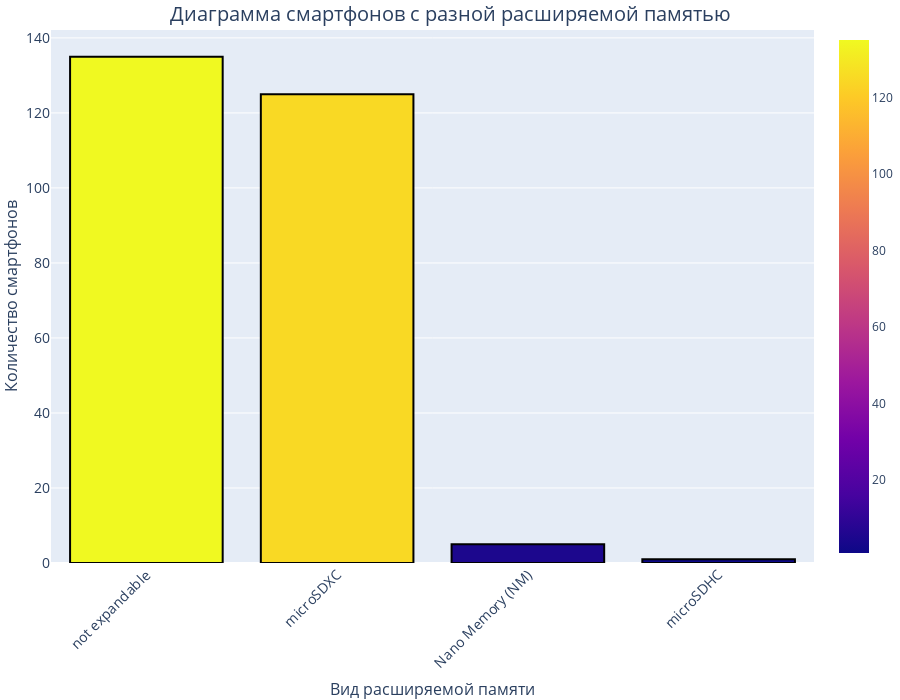

Notebook code cell kept with this figure:
### Markdown cell above
### Задание 3. Построение столбчатой диаграммы

### Code cell
import plotly.express as px
fig = px.bar(
    x=data['External_Storage'].unique(),
    y=data['External_Storage'].value_counts())
fig.update_traces(marker=dict(line=dict(color='black', width=2), color=data['External_Storage'].value_counts(), coloraxis='coloraxis'))
fig.update_layout(
    title='Диаграмма смартфонов с разной расширяемой памятью', titlefont_size=20, title_x=0.5, title_y=0.99,
    xaxis_title='Вид расширяемой памяти', xaxis_title_font_size=16, xaxis_tickfont_size=14, xaxis_tickangle=315,
    yaxis_title='Количество смартфонов', yaxis_title_font_size=16, yaxis_tickfont_size=14,
    height=700,
    margin=dict(l=0,r=0,t=30,b=0)
)
fig.show()

### Figure 1 — Plotly figure (JSON) as saved in the notebook; plotly's stock layout.template omitted (floating-point values rounded to 4 significant figures)
{"data": [{"alignmentgroup": "True", "hovertemplate": "x=%{x}<br>y=%{y}<extra></extra>", "legendgroup": "", "marker": {"color": [135, 125, 5, 1], "pattern": {"shape": ""}, "line": {"color": "black", "width": 2}, "coloraxis": "coloraxis"}, "name": "", "offsetgroup": "", "orientation": "v", "showlegend": false, "textposition": "auto", "x": [" not expandable", " microSDXC", " Nano Memory (NM)", " microSDHC"], "xaxis": "x", "y": [135, 125, 5, 1], "yaxis": "y", "type": "bar"}], "layout": {"xaxis": {"anchor": "y", "domain": [0.0, 1.0], "title": {"text": "Вид расширяемой памяти", "font": {"size": 16}}, "tickfont": {"size": 14}, "tickangle": -45}, "yaxis": {"anchor": "x", "domain": [0.0, 1.0], "title": {"text": "Количество смартфонов", "font": {"size": 16}}, "tickfont": {"size": 14}}, "legend": {"tracegroupgap": 0}, "margin": {"t": 30, "l": 0, "r": 0, "b": 0}, "barmode": "relative", "title": {"text": "Диаграмма смартфонов с разной расширяемой памятью", "font": {"size": 20}, "x": 0.5, "y": 0.99}, "height": 700}}
